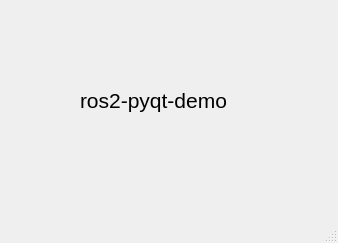
<?xml version="1.0" encoding="UTF-8"?>
<ui version="4.0">
 <class>MainWindow</class>
 <widget class="QMainWindow" name="MainWindow">
  <property name="geometry">
   <rect>
    <x>0</x>
    <y>0</y>
    <width>338</width>
    <height>243</height>
   </rect>
  </property>
  <property name="windowTitle">
   <string>MainWindow</string>
  </property>
  <widget class="QWidget" name="centralwidget">
   <widget class="QLabel" name="label">
    <property name="geometry">
     <rect>
      <x>80</x>
      <y>50</y>
      <width>191</width>
      <height>101</height>
     </rect>
    </property>
    <property name="font">
     <font>
      <pointsize>16</pointsize>
     </font>
    </property>
    <property name="text">
     <string>ros2-pyqt-demo</string>
    </property>
   </widget>
  </widget>
  <widget class="QMenuBar" name="menubar">
   <property name="geometry">
    <rect>
     <x>0</x>
     <y>0</y>
     <width>338</width>
     <height>22</height>
    </rect>
   </property>
  </widget>
  <widget class="QStatusBar" name="statusbar"/>
 </widget>
 <resources/>
 <connections/>
</ui>
